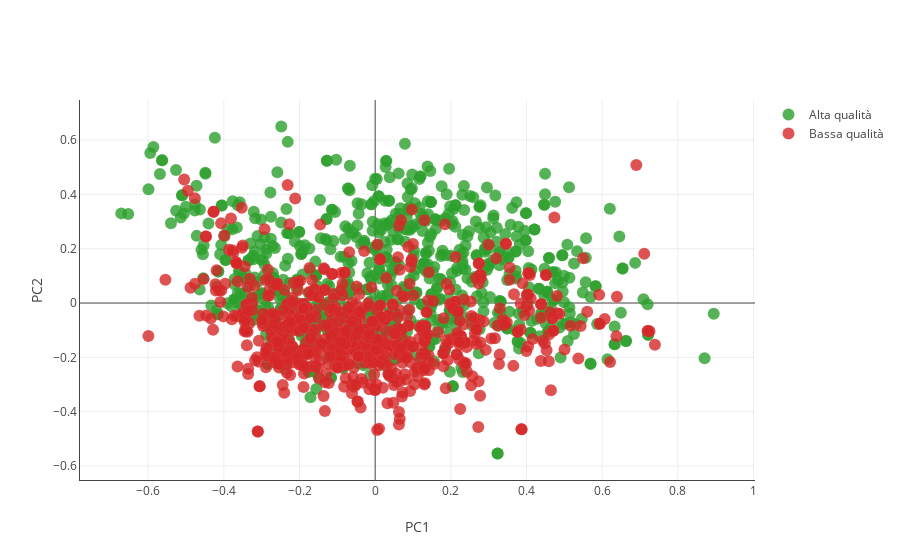

The notebook cell this image was saved under:
### Markdown cell above
Di seguito sono raffigurati tutte le osservazioni del dataset riproiettate lungo le principali due componenti. Questo è fatto a solo scopo di mostrare la distribuzione dei punti, perchè come si vedrà poco sotto, sarà utilizzato un numero maggiore di componenti per l'analisi.

### Code cell
doPCA(df_norm, 2, True)
my_pca_data, my_pca_obj = doPCA(df_norm, 5, False)
my_total_pca_data, my_total_pca_obj = doPCA(df_norm, 8, False)

### Figure 1 — Plotly figure (JSON) as saved in the notebook; plotly's stock layout.template omitted (floating-point values rounded to 4 significant figures; data arrays with more than 128 entries replaced by an {"elided": "..."} marker saying what was removed)
{"data": [{"marker": {"color": "#2ca02c", "line": {"color": "rgba(217, 217, 217, 0.14)", "width": 0.5}, "opacity": 0.8, "size": 12}, "mode": "markers", "name": "Alta qualità", "type": "scatter", "uid": "18a99c51-6100-408e-bbd8-d0b6d293eadc", "x": {"elided": "855 float values"}, "y": {"elided": "855 float values"}}, {"marker": {"color": "#d62728", "line": {"color": "rgba(217, 217, 217, 0.14)", "width": 0.5}, "opacity": 0.8, "size": 12}, "mode": "markers", "name": "Bassa qualità", "type": "scatter", "uid": "58046171-519d-496b-b700-0901c0769e25", "x": {"elided": "744 float values"}, "y": {"elided": "744 float values"}}], "layout": {"xaxis": {"showline": true, "title": {"text": "PC1"}}, "yaxis": {"showline": true, "title": {"text": "PC2"}}}}
